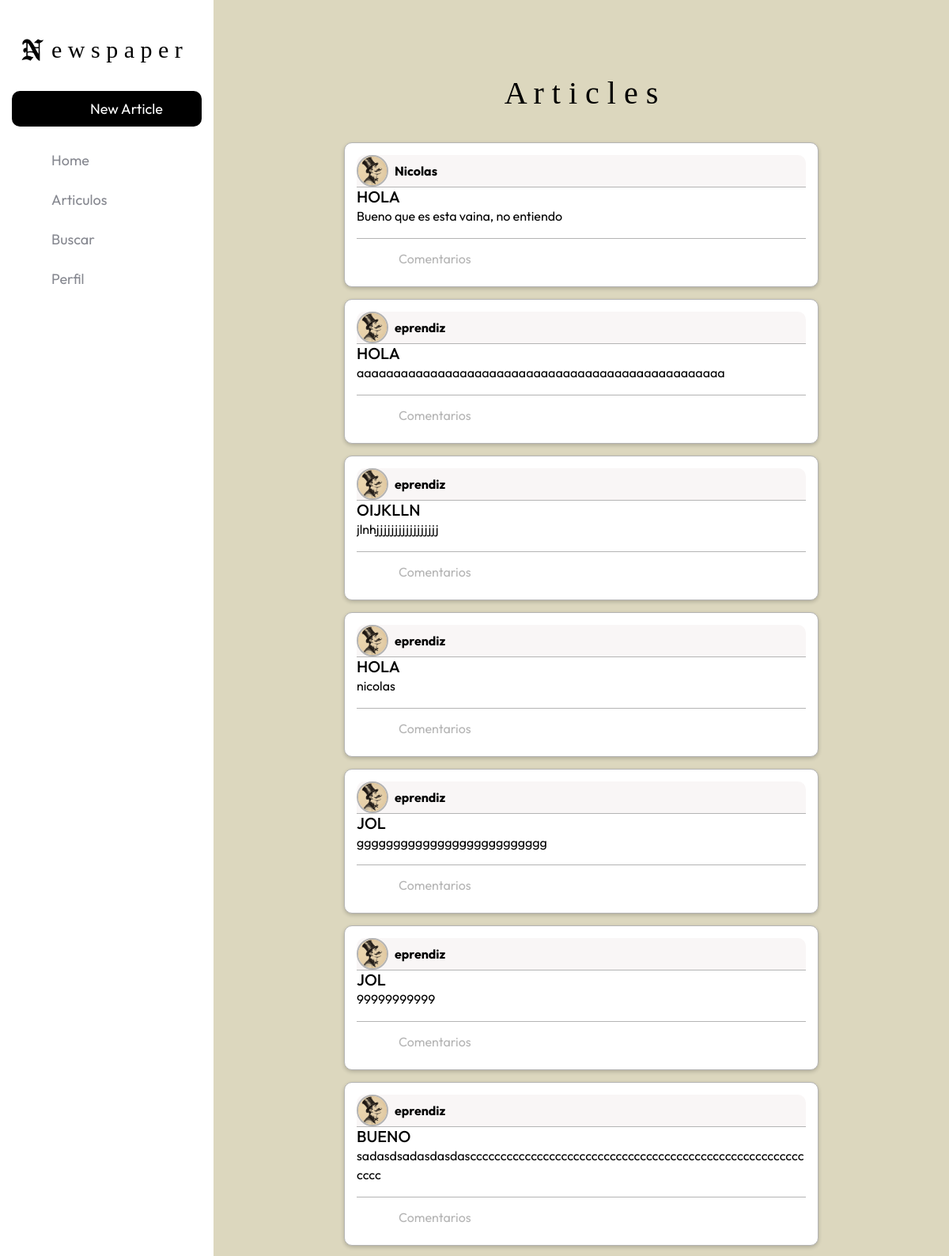
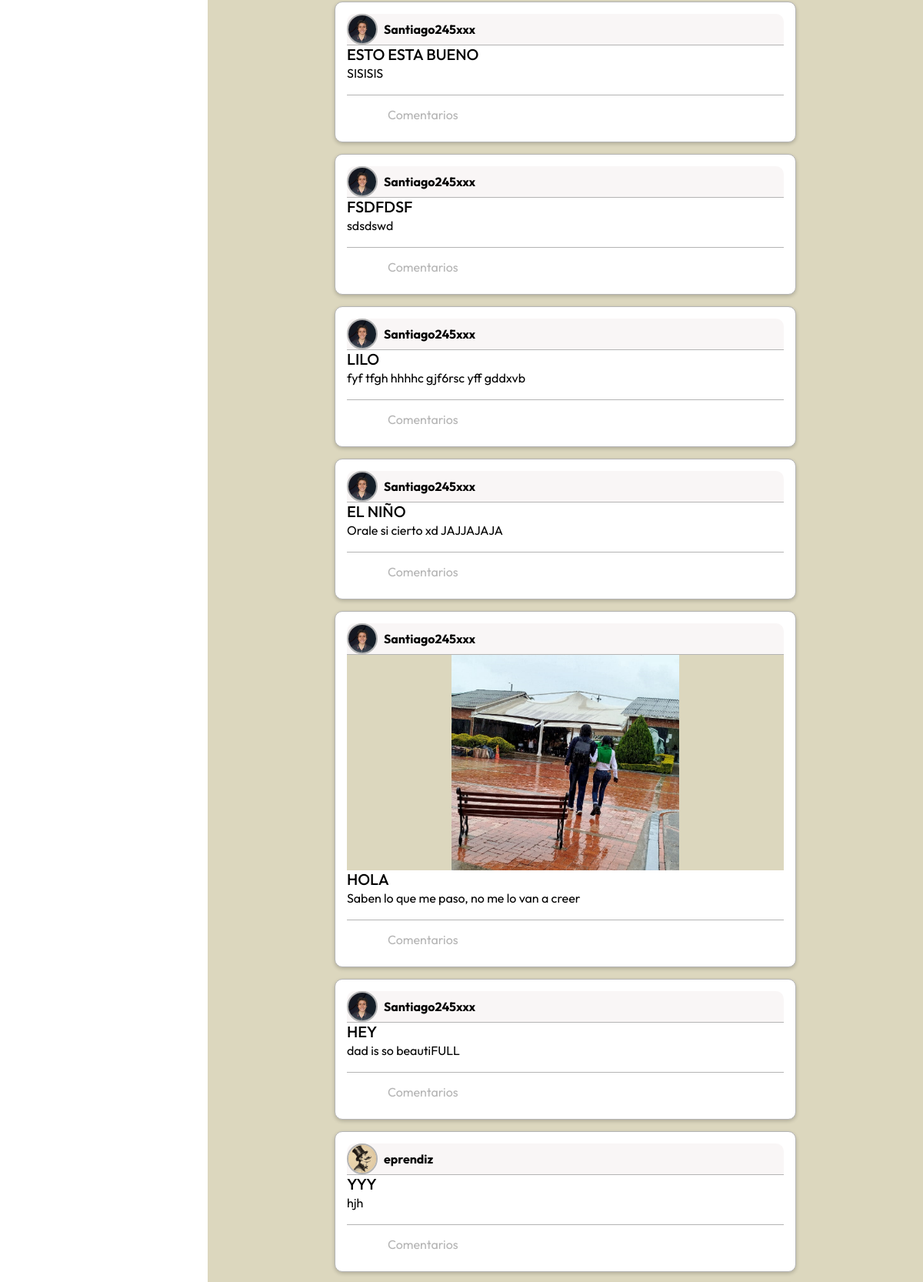
The page /articles/ (signed in, upper part) on the database as committed earlier (2 pictures, top to bottom).
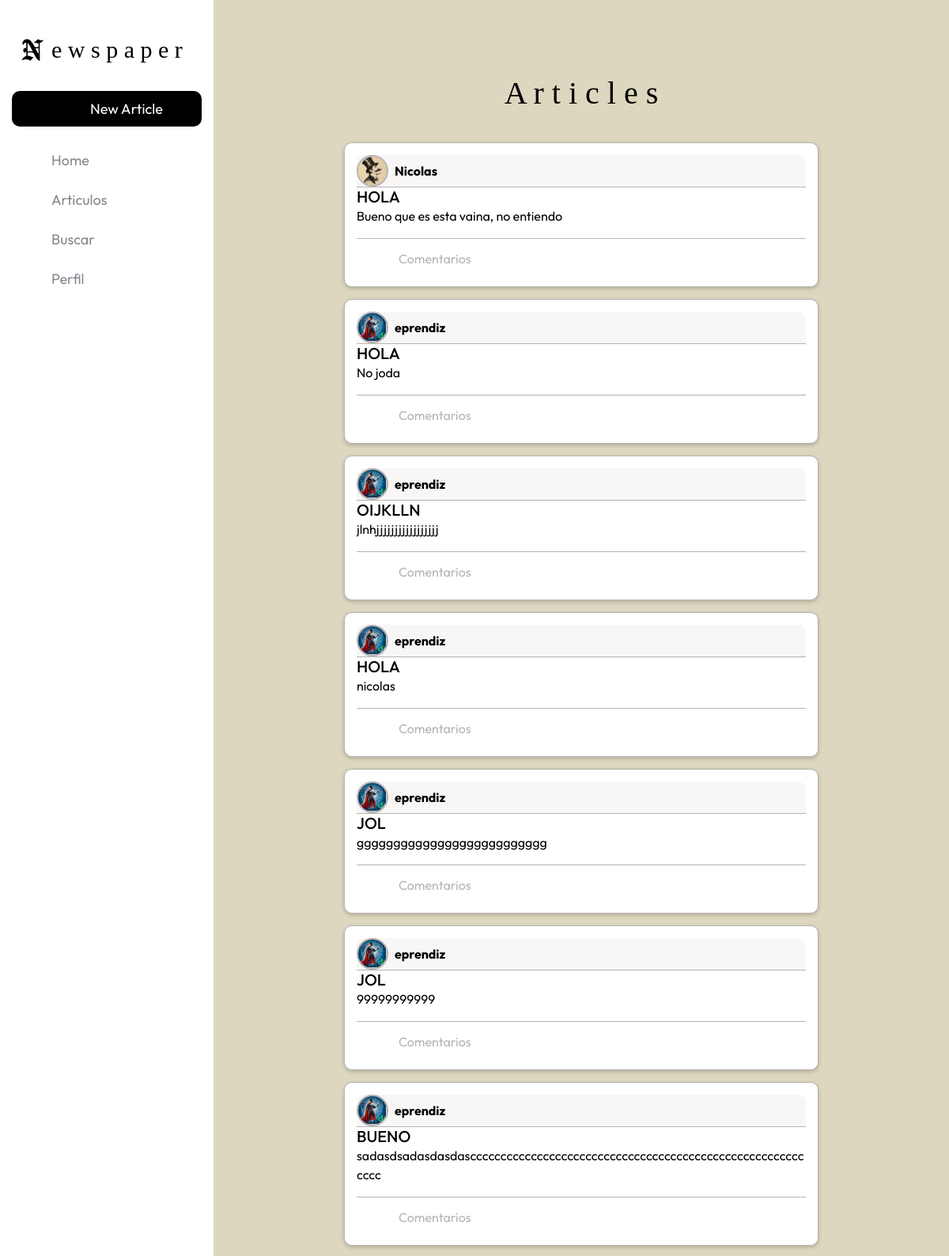
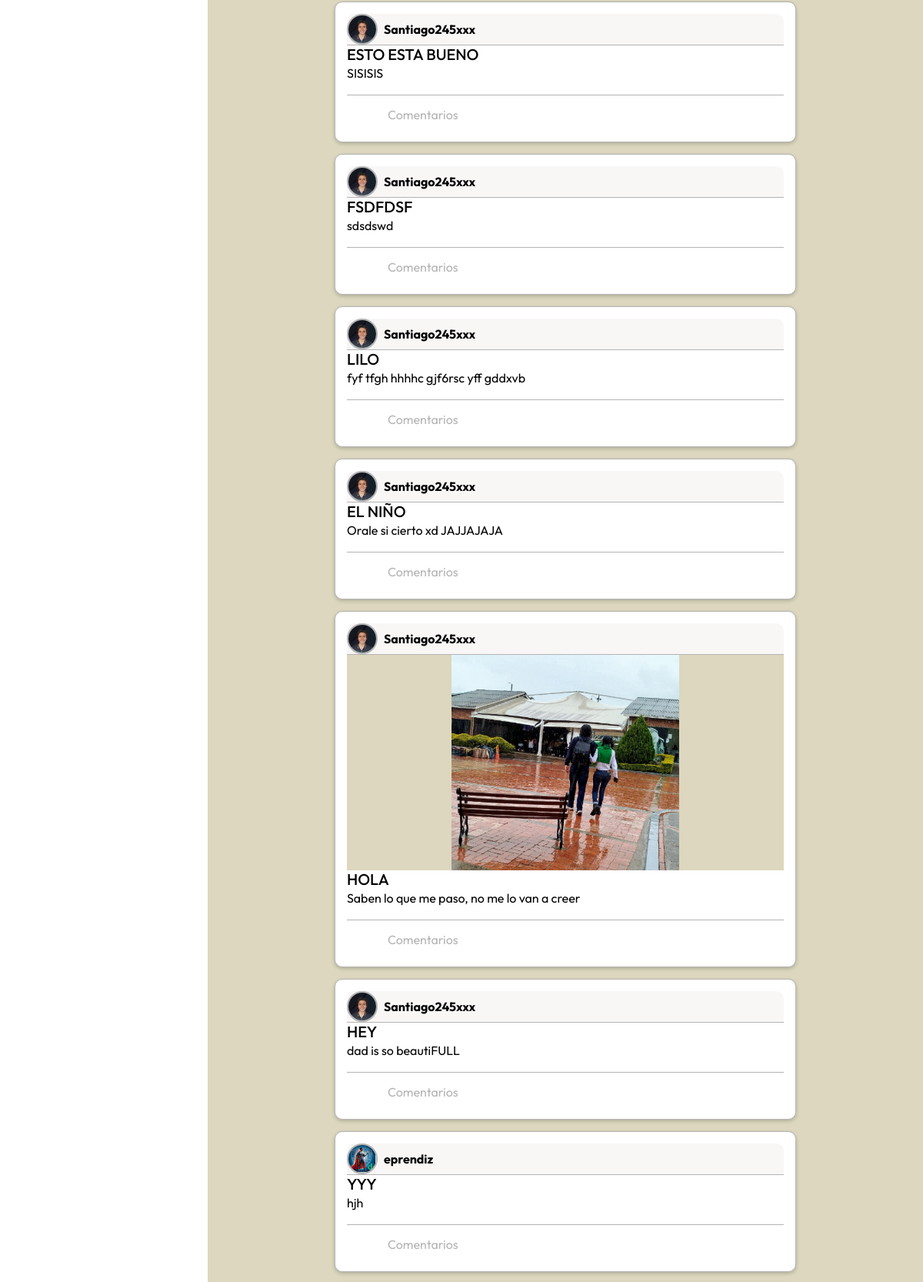
The same page on the database as committed later (2 pictures, top to bottom).
### articles/models.py (models this page shows, shortened)
class Article(models.Model):
    title = models.CharField(max_length=255)
    body = models.TextField()
    date = models.DateTimeField(auto_now_add=True)
    author = models.ForeignKey(
        settings.AUTH_USER_MODEL,
        on_delete=models.CASCADE,
    )
    image = models.ImageField(upload_to='article_images/', blank=True, null=True)

### accounts/models.py (models this page shows, shortened)
class CustomUser(AbstractUser):
    age = models.PositiveIntegerField(null=True, blank=True)

class Profile(models.Model):
    user = models.OneToOneField(settings.AUTH_USER_MODEL, on_delete=models.CASCADE)
    profile_picture = models.ImageField(upload_to='profile_pics/', default='default.jpg')
    followers = models.ManyToManyField(settings.AUTH_USER_MODEL, related_name="followers", blank=True)

### articles/views.py (the view, shortened to what this page needs)
# urls.py: path('', ArticleListView.as_view(),
class ArticleListView(LoginRequiredMixin, ListView):
    model = Article
    template_name = "article_list.html"
    context_object_name = 'article_list'
    def get_context_data(self, **kwargs):
        context = super().get_context_data(**kwargs)
        context['form'] = CommentForm()
        return context

### articles/models.py (called while the page is built)
    def __str__(self):
        return self.comment

### templates/article_list.html (shortened to what this page needs)
{% extends "base.html" %}
{% load crispy_forms_tags %}
{% block content %}
<div class="custom-container mt-4">
    <h1>A r t i c l e s</h1>
    {% for article in article_list %}
        <div class="post-container" style="position: relative;">
            <a href="{% url 'article_detail' article.pk %}" class="custom-overlay-link"></a>
            <div class="post-content">
                <div class="perfil-container custom-d-flex custom-align-items-center">
                    <a href="{% url 'profile' username=article.author.username %}" >
                        <img src="{{ article.author.profile.profile_picture.url }}" alt="Foto de perfil" class="profile-pic">
                    </a>
                    <a href="{% url 'profile' username=article.author.username %}" style="text-decoration: none; color: inherit;">
                        <strong class="custom-ms-2">{{ article.author.username }}</strong>
                    </a>
                    {% if request.user == article.author %}
                        <div class="menu-container">
                            <button class="menu-toggle">
                            </button>
                        </div>
                    {% else %}
                        <div class="menu-container">
                            <button class="menu-toggle">
                            </button>
                        </div>
                    {% endif %}
                </div>
                {% if article.image %}
                    <div class="post-image">
                        <img src="{{ article.image.url }}" alt="{{ article.title }}">
                    </div>
                {% endif %}
                <div class="card-body  publicacion" >
                    <a href="{% url 'article_detail' article.pk %}" class="custom-overlay-link-publicacion"></a>
                            <h5 class="mb-0" style="text-transform: uppercase;">{{ article.title }}</h5>
                            <p>{{ article.body }}</p>
                </div>
                <div class="comentarios-container">
                    <button class="custom-comment-toggle">
                        <ion-icon name="chatbubbles-outline"></ion-icon> Comentarios
                    </button>
                </div>
            </div>
        </div>
    {% endfor %}
</div>
{% endblock content %}

Rows that differ between the two databases and show on the page:
changed Article: author.profile.profile_picture: picture added in place of a placeholder; body "aaaaaaaaaaaaaaaaaaaaaaaaaaaaaaaaaaaaaaaaaaaaaaaaaa" → "No joda"
changed through a linked row, Article "OIJKLLN": author.profile.profile_picture: picture added in place of a placeholder
changed through a linked row, Article "nicolas": author.profile.profile_picture: picture added in place of a placeholder
changed through a linked row, Article "gggggggggggggggggggggggggg": author.profile.profile_picture: picture added in place of a placeholder
changed through a linked row, Article (number 6 of 14 on the later page): author.profile.profile_picture: picture added in place of a placeholder
changed through a linked row, Article "BUENO": author.profile.profile_picture: picture added in place of a placeholder
changed through a linked row, Article "YYY": author.profile.profile_picture: picture added in place of a placeholder
